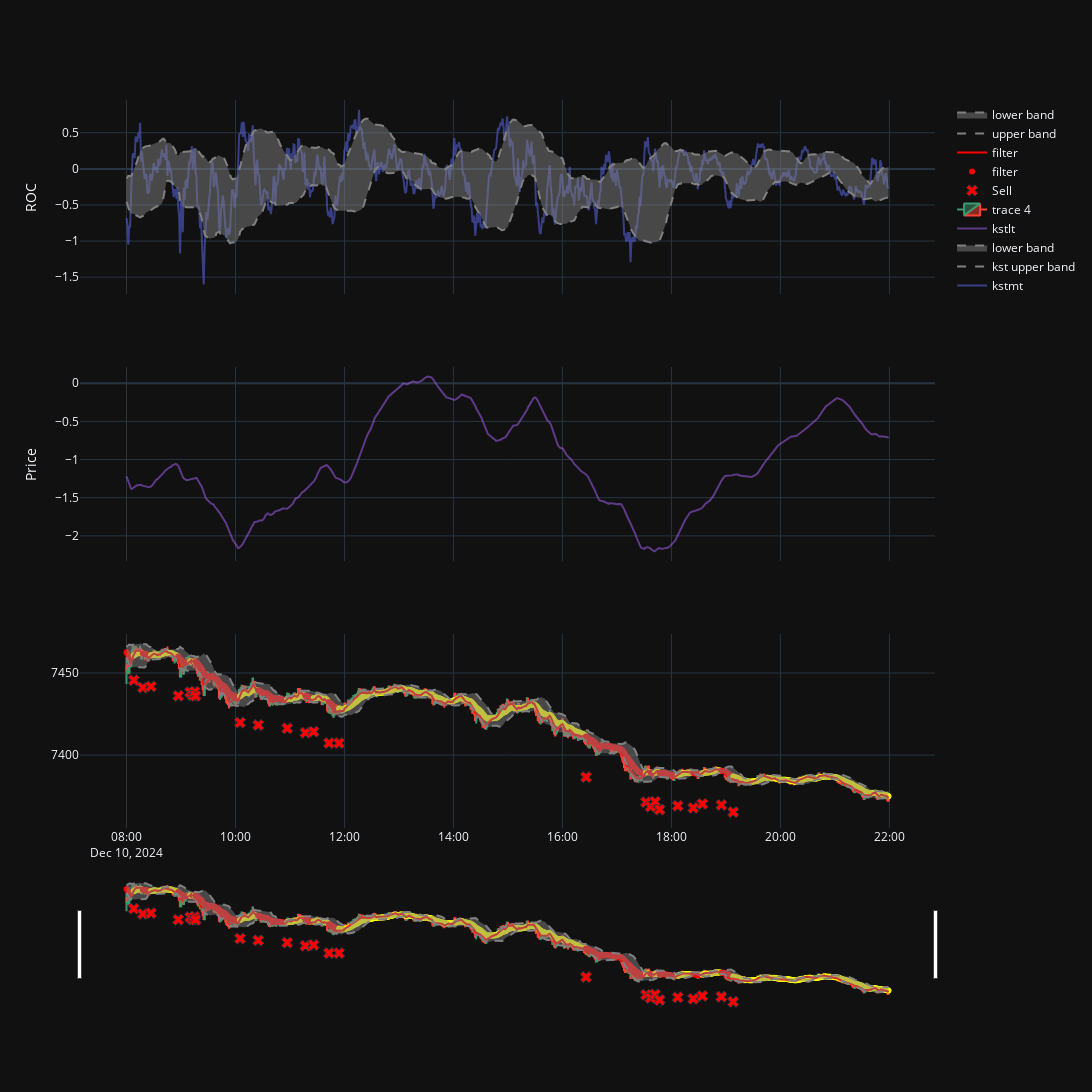

Write notebook code for a chart like this one.
### Code cell
fig = make_subplots(rows=3, cols=1, shared_xaxes=True)

# Add traces for the initial plot (first day)
initial_day = unique_days[16]
print(initial_day)

df_day = df_org[df_org['Date'] == initial_day]

df_buy = df_day.loc[df_org['signal']  == 1,['SnapshotTime','closedprices']]
df_sell = df_day.loc[df_org['signal']  == -1, ['SnapshotTime','closedprices']]

df_operation = df_day.loc[df_org['operation']  == 1, ['SnapshotTime','closedprices']]

fig.append_trace(   go.Scatter(x = df_day['SnapshotTime'],
                         y = df_day['kstmt'],
                         name = 'kstmt',
                         opacity = 0.5), row=1, col=1)

fig.append_trace(   go.Scatter(x = df_day['SnapshotTime'],
                         y = df_day['kstmtup'],
                        line_color = 'gray',
                         line = {'dash': 'dash'},
                         name = 'kst upper band',
                         opacity = 0.5), row=1, col=1)

fig.append_trace(   go.Scatter(x = df_day['SnapshotTime'],
                         y = df_day['kstmtlow'],
                         line_color = 'gray',
                         line = {'dash': 'dash'},
                         fill = 'tonexty',
                         name = 'lower band',
                         opacity = 0.3), row=1, col=1)


fig.append_trace(   go.Scatter(x = df_day['SnapshotTime'],
                         y = df_day['kstlt'],
                         name = 'kstlt',
                         opacity = 0.5), row=2, col=1)

fig.append_trace(  go.Candlestick(
                x=df_day['SnapshotTime'],
                open=df_day['openPrices'],
                high=df_day['highPrices'],
                low=df_day['lowPrices'],
                close=df_day['closedprices']), row=3, col=1)

#fig.append_trace(   go.Scatter(x = df_day['SnapshotTime'],
#                         y = df_day['olhc4'],
#                        line_color = 'red',
#                         name = 'filter',
#                         opacity = 1), row=3, col=1)


#fig.append_trace(go.Scatter(x=df_buy['SnapshotTime'], y=df_buy['closedprices'] + 20, mode='markers',
#    marker=dict(symbol='x', size=7, line=dict(width=1), color='green'), name = 'Buy'), row=3, col=1)

#fig.append_trace(go.Scatter(x=df_sell['SnapshotTime'], y=df_sell['closedprices'] - 20, mode='markers',
#    marker=dict(symbol='x', size=7, line=dict(width=1), color='red'), name = 'Sell'), row=3, col=1)

fig.append_trace(go.Scatter(x=df_operation['SnapshotTime'], y=df_operation['closedprices'] - 20, mode='markers',
    marker=dict(symbol='x', size=10, line=dict(width=1), color='red'), name = 'Sell'), row=3, col=1)


mark = dict(color=[ 'yellow' if x == 0 else 'red' if x == -1 else 'green'  for x in df_day['signal']])

fig.append_trace(   go.Scatter(x = df_day['SnapshotTime'],
                         y = df_day['olhc4_filter'],
                        line_color = 'yellow',
                         name = 'filter',
                         opacity = 1, mode='markers', marker = mark), row=3, col=1)

fig.append_trace(   go.Scatter(x = df_day['SnapshotTime'],
                         y = df_day['olhc4_filter2'],
                        line_color = 'red',
                         name = 'filter',
                         opacity = 1), row=3, col=1)


fig.append_trace(   go.Scatter(x = df_day['SnapshotTime'],
                         y = df_day['up'],
                         line_color = 'gray',
                         line = {'dash': 'dash'},
                         name = 'upper band',
                         opacity = 0.5), row=3, col=1)

fig.append_trace(  go.Scatter(x = df_day['SnapshotTime'],
                         y = df_day['low'],
                         line_color = 'gray',
                         line = {'dash': 'dash'},
                         fill = 'tonexty',
                         name = 'lower band',
                         opacity = 0.3), row=3, col=1)

dropdown_buttons = [
    {
        'label': str(day),
        'method': 'update',
       'args': [
            {
                'x': [df_org[df_org['Date'] == day]['SnapshotTime']] * 11,
                'y': [
                    df_org[df_org['Date'] == day]['openPrices'],
                    df_org[df_org['Date'] == day]['highPrices'],
                    df_org[df_org['Date'] == day]['lowPrices'],
                    df_org[df_org['Date'] == day]['closedprices'],
                    df_org[df_org['Date'] == day]['olhc4'],
                    df_org[df_org['Date'] == day]['log_returns'],
                    df_org[df_org['Date'] == day]['kstmt'], 
                    df_org[df_org['Date'] == day]['kstmtup'], 
                    df_org[df_org['Date'] == day]['kstmtlow'],
                    df_org[df_org['Date'] == day]['up'],
                    df_org[df_org['Date'] == day]['low']
                ]
            },
            {
                'xaxis': {
                    'range': [
                        df_org[df_org['Date'] == day]['SnapshotTime'].min(),
                        df_org[df_org['Date'] == day]['SnapshotTime'].max()
                    ]
                },
                'yaxis2': {
                    'range': [
                        df_org[df_org['Date'] == day][['openPrices', 'highPrices', 'lowPrices', 'closedprices']].min().min(),
                        df_org[df_org['Date'] == day][['openPrices', 'highPrices', 'lowPrices', 'closedprices']].max().max()
                    ]
                },
                'yaxis': {
#                    'range': [
#                        df_org[df_org['Date'] == day]['kstmt'].min(),
#                        df_org[df_org['Date'] == day]['kstmt'].max()
#                    ]
                    'range': [
                        df_org[df_org['Date'] == day][['openPrices', 'highPrices', 'lowPrices', 'closedprices']].min().min(),
                        df_org[df_org['Date'] == day][['openPrices', 'highPrices', 'lowPrices', 'closedprices']].max().max()
                    ]
                }
            }
        ]
    }
    for day in unique_days
]



# Update layout to include dropdown menu and range slider for the second row
fig.update_layout(
    width=1790,
    height=3000,
    template='plotly_dark',
    xaxis2=dict(
        rangeslider=dict(
            visible=False
        )
    ),
     xaxis3=dict(
        rangeslider=dict(
            visible=True
        )
    )
    #,
    #updatemenus=[
    #   {
    #        'buttons': dropdown_buttons,
    #        'direction': 'down',
    #        'showactive': True,
    #    }
    #]
)

fig.update_yaxes(title_text="Price", row=2, col=1)
fig.update_yaxes(title_text="ROC", row=1, col=1)

fig.show()

### Figure 1 — Plotly figure (JSON) as saved in the notebook; plotly's stock layout.template omitted (floating-point values rounded to 4 significant figures; data arrays with more than 128 entries replaced by an {"elided": "..."} marker saying what was removed)
{"data": [{"name": "kstmt", "opacity": 0.5, "type": "scatter", "x": {"elided": "840 str values"}, "xaxis": "x", "y": {"elided": "840 float values"}, "yaxis": "y"}, {"line": {"color": "gray", "dash": "dash"}, "name": "kst upper band", "opacity": 0.5, "type": "scatter", "x": {"elided": "840 str values"}, "xaxis": "x", "y": {"elided": "840 float values"}, "yaxis": "y"}, {"fill": "tonexty", "line": {"color": "gray", "dash": "dash"}, "name": "lower band", "opacity": 0.3, "type": "scatter", "x": {"elided": "840 str values"}, "xaxis": "x", "y": {"elided": "840 float values"}, "yaxis": "y"}, {"name": "kstlt", "opacity": 0.5, "type": "scatter", "x": {"elided": "840 str values"}, "xaxis": "x2", "y": {"elided": "840 float values"}, "yaxis": "y2"}, {"close": {"elided": "840 float values"}, "high": {"elided": "840 float values"}, "low": {"elided": "840 float values"}, "open": {"elided": "840 float values"}, "type": "candlestick", "x": {"elided": "840 str values"}, "xaxis": "x3", "yaxis": "y3"}, {"marker": {"color": "red", "line": {"width": 1}, "size": 10, "symbol": "x"}, "mode": "markers", "name": "Sell", "type": "scatter", "x": ["2024-12-10T08:08:00", "2024-12-10T08:18:00", "2024-12-10T08:27:00", "2024-12-10T08:57:00", "2024-12-10T09:10:00", "2024-12-10T09:13:00", "2024-12-10T09:15:00", "2024-12-10T09:16:00", "2024-12-10T10:05:00", "2024-12-10T10:25:00", "2024-12-10T10:57:00", "2024-12-10T11:17:00", "2024-12-10T11:26:00", "2024-12-10T11:43:00", "2024-12-10T11:54:00", "2024-12-10T16:26:00", "2024-12-10T17:32:00", "2024-12-10T17:37:00", "2024-12-10T17:42:00", "2024-12-10T17:47:00", "2024-12-10T18:07:00", "2024-12-10T18:24:00", "2024-12-10T18:34:00", "2024-12-10T18:55:00", "2024-12-10T19:08:00"], "xaxis": "x3", "y": [7446.0, 7441.0, 7442.0, 7436.0, 7438.0, 7436.0, 7439.0, 7436.0, 7420.0, 7418.0, 7416.0, 7414.0, 7414.0, 7407.0, 7407.0, 7387.0, 7371.0, 7369.0, 7372.0, 7367.0, 7369.0, 7368.0, 7370.0, 7370.0, 7365.0], "yaxis": "y3"}, {"line": {"color": "yellow"}, "marker": {"color": {"elided": "840 str values"}}, "mode": "markers", "name": "filter", "opacity": 1, "type": "scatter", "x": {"elided": "840 str values"}, "xaxis": "x3", "y": {"elided": "840 float values"}, "yaxis": "y3"}, {"line": {"color": "red"}, "name": "filter", "opacity": 1, "type": "scatter", "x": {"elided": "840 str values"}, "xaxis": "x3", "y": {"elided": "840 float values"}, "yaxis": "y3"}, {"line": {"color": "gray", "dash": "dash"}, "name": "upper band", "opacity": 0.5, "type": "scatter", "x": {"elided": "840 str values"}, "xaxis": "x3", "y": {"elided": "840 float values"}, "yaxis": "y3"}, {"fill": "tonexty", "line": {"color": "gray", "dash": "dash"}, "name": "lower band", "opacity": 0.3, "type": "scatter", "x": {"elided": "840 str values"}, "xaxis": "x3", "y": {"elided": "840 float values"}, "yaxis": "y3"}], "layout": {"height": 3000, "width": 1790, "xaxis": {"anchor": "y", "domain": [0, 1], "matches": "x3", "showticklabels": false}, "xaxis2": {"anchor": "y2", "domain": [0, 1], "matches": "x3", "rangeslider": {"visible": false}, "showticklabels": false}, "xaxis3": {"anchor": "y3", "domain": [0, 1], "rangeslider": {"visible": true}}, "yaxis": {"anchor": "x", "domain": [0.7333, 1], "title": {"text": "ROC"}}, "yaxis2": {"anchor": "x2", "domain": [0.3667, 0.6333], "title": {"text": "Price"}}, "yaxis3": {"anchor": "x3", "domain": [0, 0.2667]}}}
